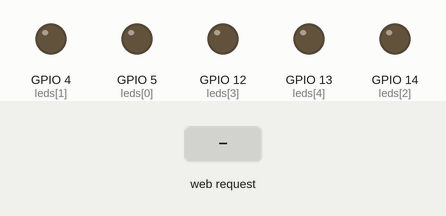
Recording of a sketch running on a simulated ESP8266 (NodeMCU). Parts: output pins drawn as LEDs (lit = HIGH). The inputs (shaded band) are chosen by the test bench. WiFi joins after 1.5 s; servers stay silent unless stated; what the sketch prints to the serial monitor is not drawn.

Above: at 2.7 s.
2.8 s: HTTP request GET /api/hijau/toggle received
At 3.3 s:
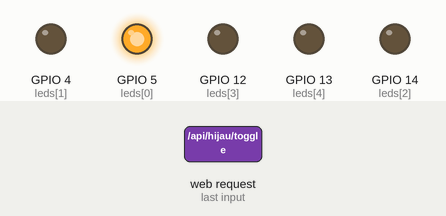
4.3 s: HTTP request GET /api/kuning/toggle received
At 5.5 s:
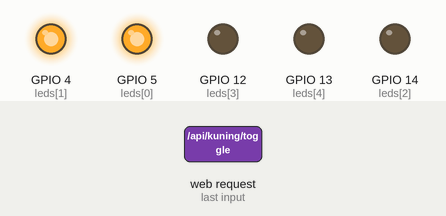
5.8 s: HTTP request GET /api/merah/toggle received
At 6.8 s:
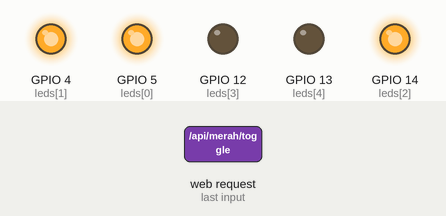
7.3 s: HTTP request GET /api/biru/toggle received
At 8.0 s:
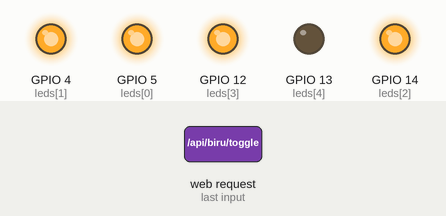
8.8 s: HTTP request GET /api/putih/toggle received
At 9.1 s:
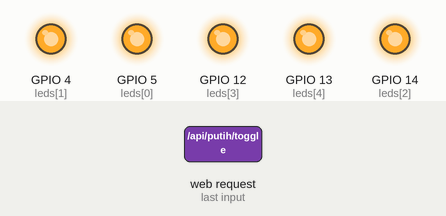
10.3 s: HTTP request GET /api/hijau/toggle received
At 11.5 s:
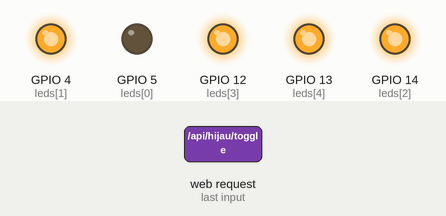
Timing chart, 0 to 12.8 s (numbered marks = the images above; inputs shaded):
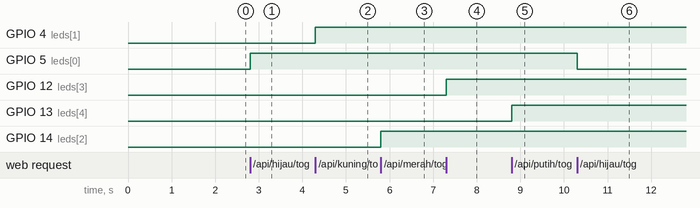

Measured:
- after the input at 2.8 s, GPIO 5 (leds[0]): LOW → HIGH at once
- after the input at 4.3 s, GPIO 4 (leds[1]): LOW → HIGH at once
- after the input at 5.8 s, GPIO 14 (leds[2]): LOW → HIGH at once
- after the input at 7.3 s, GPIO 12 (leds[3]): LOW → HIGH at once
- after the input at 8.8 s, GPIO 13 (leds[4]): LOW → HIGH at once
- after the input at 10.3 s, GPIO 5 (leds[0]): HIGH → LOW at once

The sketch:

webserver.ino
```cpp
#include <ESP8266WiFi.h>
#include <ESP8266WebServer.h>

// ===== WiFi =====
const char* ssid = "LABKOM1";
const char* password = "labkom@PPLG";

// ===== LED =====
const int leds[] = {5, 4, 14, 12, 13};

bool statusLED[5] = {false, false, false, false, false};

// ===== Server =====
ESP8266WebServer server(80);

// ===== HTML =====
const char html[] PROGMEM = R"(
<!DOCTYPE html>
<html lang="en">
<head>
  <meta charset="UTF-8">
  <title>ESP8266 Dashboard</title>
  <style>
    :root {
      --primary: #000000;
      --secondary: #FFFFFF;
      --accent: #494949;
      --shadow: 8px 8px 0px var(--primary);
      --green: #28a745;
      --red: #dc3545;
      --off: #ccc;
    }
    * {
      margin: 0;
      padding: 0;
      box-sizing: border-box;
      font-family: 'Courier New', monospace;
    }
    body {
      background-color: var(--secondary);
      display: flex;
      flex-direction: column;
      justify-content: center;
      align-items: center;
      min-height: 100vh;
      padding: 20px;
    }
    .group-info {
      width: 100%;
      max-width: 400px;
      padding: 20px 25px;
      background-color: var(--secondary);
      border: 2px solid var(--primary);
      border-radius: 12px;
      box-shadow: var(--shadow);
      text-align: center;
      margin-bottom: 20px;
      position: relative;
    }
    .group-info h3 {
      color: var(--primary);
      font-size: 18px;
      margin-bottom: 10px;
      font-weight: 700;
    }
    .group-info p {
      color: var(--primary);
      font-size: 14px;
      line-height: 1.6;
    }
    .dashboard-card {
      width: 100%;
      max-width: 400px;
      padding: 30px 25px;
      background-color: var(--secondary);
      border: 2px solid var(--primary);
      border-radius: 12px;
      box-shadow: var(--shadow);
      text-align: center;
      position: relative;
    }
    .dashboard-card::before {
      content: '';
      position: absolute;
      top: 6px;
      left: 6px;
      right: -6px;
      bottom: -6px;
      border: 2px solid var(--primary);
      z-index: -1;
      border-radius: 12px;
    }
    h2 {
      color: var(--primary);
      margin-bottom: 25px;
      font-size: 24px;
      font-weight: 700;
    }
    .lamp-control {
      display: flex;
      justify-content: space-between;
      align-items: center;
      margin: 20px 0;
    }
    .lamp-label {
      font-weight: bold;
      display: flex;
      align-items: center;
      gap: 12px;
      color: var(--primary);
    }
    .lamp-symbol {
      width: 24px;
      height: 24px;
      border-radius: 50%;
      background-color: var(--off);
      display: inline-block;
      transition: 0.3s all;
    }
    .toggle-btn {
      padding: 10px 20px;
      border: 2px solid var(--primary);
      border-radius: 8px;
      font-weight: bold;
      cursor: pointer;
      color: var(--primary);
      background-color: #ffffff;
      transition: all 0.3s;
    }
    .toggle-btn:hover:not(:disabled) {
      transform: translate(-2px, -2px);
      box-shadow: 4px 4px 0px var(--primary);
    }
    .toggle-btn:disabled {
      opacity: 0.6;
      cursor: not-allowed;
    }
    .toggle-btn.active {
      background-color: #f0f0f0;
      border-color: #555;
    }
    .lamp-symbol.on {
      transform: scale(1.2);
    }
    .lamp-symbol.on.hijau {
      background-color: #28a745;
      box-shadow: 0 0 15px 4px #28a745;
    }
    .lamp-symbol.on.kuning {
      background-color: #ffc107;
      box-shadow: 0 0 15px 4px #ffc107;
    }
    .lamp-symbol.on.merah {
      background-color: #dc3545;
      box-shadow: 0 0 15px 4px #dc3545;
    }
    .lamp-symbol.on.biru {
      background-color: #007bff;
      box-shadow: 0 0 15px 4px #007bff;
    }
    .lamp-symbol.on.putih {
      background-color: #ffffff;
      border: 2px solid var(--primary);
      box-shadow: 0 0 15px 4px rgba(255, 255, 255, 0.8);
    }
  </style>
</head>
<body>
  <div class="group-info">
    <h3>Kelompok 5</h3>
    <p>Nino (Ngoding + Rakit), Raihan (Rakit), Naysila (Rakit), Mila (Jaringan), Nira (Rakit), Resti L (Ngoding), Restiana (Co Barang)</p>
  </div>

  <div class="dashboard-card">
    <h2>ESP8266 Dashboard</h2>

    <div class="lamp-control">
      <div class="lamp-label">
        <span class="lamp-symbol" id="lampHijau"></span> Hijau
      </div>
      <button class="toggle-btn" id="btnHijau">ON</button>
    </div>

    <div class="lamp-control">
      <div class="lamp-label">
        <span class="lamp-symbol" id="lampKuning"></span> Kuning
      </div>
      <button class="toggle-btn" id="btnKuning">ON</button>
    </div>

    <div class="lamp-control">
      <div class="lamp-label">
        <span class="lamp-symbol" id="lampMerah"></span> Merah
      </div>
      <button class="toggle-btn" id="btnMerah">ON</button>
    </div>

    <div class="lamp-control">
      <div class="lamp-label">
        <span class="lamp-symbol" id="lampBiru"></span> Biru
      </div>
      <button class="toggle-btn" id="btnBiru">ON</button>
    </div>

    <div class="lamp-control">
      <div class="lamp-label">
        <span class="lamp-symbol" id="lampPutih"></span> Putih
      </div>
      <button class="toggle-btn" id="btnPutih">ON</button>
    </div>
  </div>

  <script>
    const esp8266_ip = window.location.hostname;

    const btn = {
      hijau: document.getElementById("btnHijau"),
      kuning: document.getElementById("btnKuning"),
      merah: document.getElementById("btnMerah"),
      biru: document.getElementById("btnBiru"),
      putih: document.getElementById("btnPutih")
    };

    const lamp = {
      hijau: document.getElementById("lampHijau"),
      kuning: document.getElementById("lampKuning"),
      merah: document.getElementById("lampMerah"),
      biru: document.getElementById("lampBiru"),
      putih: document.getElementById("lampPutih")
    };

    Object.keys(lamp).forEach(color => {
      lamp[color].classList.add(color);
    });

    let status = {
      hijau: false,
      kuning: false,
      merah: false,
      biru: false,
      putih: false
    };

    Object.keys(btn).forEach(color => {
      btn[color].addEventListener("click", () => toggleLamp(color));
    });

    function toggleLamp(color) {
      btn[color].disabled = true;
      fetch(`http://${esp8266_ip}/api/${color}/toggle`)
        .then(res => res.json())
        .then(data => {
          status = data;
          updateLampUI();
        })
        .catch(err => {
          console.error("Error:", err);
        })
        .finally(() => {
          btn[color].disabled = false;
        });
    }

    function updateLampUI() {
      Object.keys(status).forEach(color => {
        if (status[color]) {
          lamp[color].classList.add("on");
          btn[color].textContent = "OFF";
          btn[color].classList.add("active");
        } else {
          lamp[color].classList.remove("on");
          btn[color].textContent = "ON";
          btn[color].classList.remove("active");
        }
      });
    }

    function fetchLampStatus() {
      fetch(`http://${esp8266_ip}/api/status`)
        .then(res => res.json())
        .then(data => {
          status = data;
          updateLampUI();
        })
        .catch(err => {
          console.error("Error:", err);
        });
    }

    setInterval(fetchLampStatus, 500);
    fetchLampStatus();
  </script>
</body>
</html>
)";

// ===== JSON Status =====
String getStatusJSON() {
  return "{"
         "\"hijau\":" + String(statusLED[0] ? "true" : "false") + ","
         "\"kuning\":" + String(statusLED[1] ? "true" : "false") + ","
         "\"merah\":" + String(statusLED[2] ? "true" : "false") + ","
         "\"biru\":" + String(statusLED[3] ? "true" : "false") + ","
         "\"putih\":" + String(statusLED[4] ? "true" : "false") +
         "}";
}

// ===== API =====

// Serve HTML
void handleRoot() {
  server.send_P(200, "text/html", html);
}

void handleStatus() {
  server.sendHeader("Access-Control-Allow-Origin", "*");
  server.send(200, "application/json", getStatusJSON());
}

void handleHijau() {
  statusLED[0] = !statusLED[0];
  digitalWrite(leds[0], statusLED[0] ? HIGH : LOW);
  server.send(200, "application/json", getStatusJSON());
}

void handleKuning() {
  statusLED[1] = !statusLED[1];
  digitalWrite(leds[1], statusLED[1] ? HIGH : LOW);
  server.send(200, "application/json", getStatusJSON());
}

void handleMerah() {
  statusLED[2] = !statusLED[2];
  digitalWrite(leds[2], statusLED[2] ? HIGH : LOW);
  server.send(200, "application/json", getStatusJSON());
}

void handleBiru() {
  statusLED[3] = !statusLED[3];
  digitalWrite(leds[3], statusLED[3] ? HIGH : LOW);
  server.send(200, "application/json", getStatusJSON());
}

void handlePutih() {
  statusLED[4] = !statusLED[4];
  digitalWrite(leds[4], statusLED[4] ? HIGH : LOW);
  server.send(200, "application/json", getStatusJSON());
}

void setup() {
  Serial.begin(115200);

  for (int i = 0; i < 5; i++) {
    pinMode(leds[i], OUTPUT);
    digitalWrite(leds[i], LOW);
  }

  WiFi.begin(ssid, password);
  Serial.print("\nConnecting...");
  while (WiFi.status() != WL_CONNECTED) {
    delay(500);
    Serial.print(".");
  }

  Serial.println("\nConnected!");
  Serial.println(WiFi.localIP());

  server.on("/", handleRoot);
  server.on("/api/status", handleStatus);
  server.on("/api/hijau/toggle", handleHijau);
  server.on("/api/kuning/toggle", handleKuning);
  server.on("/api/merah/toggle", handleMerah);
  server.on("/api/biru/toggle", handleBiru);
  server.on("/api/putih/toggle", handlePutih);

  server.begin();
  Serial.println("Server started!");
}

void loop() {
  server.handleClient();
}
```
